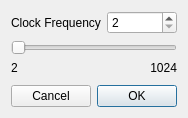
<?xml version="1.0" encoding="UTF-8"?>
<ui version="4.0">
 <class>ClockDialog</class>
 <widget class="QDialog" name="ClockDialog">
  <property name="geometry">
   <rect>
    <x>0</x>
    <y>0</y>
    <width>186</width>
    <height>118</height>
   </rect>
  </property>
  <property name="windowTitle">
   <string>Dialog</string>
  </property>
  <property name="windowIcon">
   <iconset resource="resources/toolbar/toolbar.qrc">
    <normaloff>:/toolbar/wavyIcon.png</normaloff>:/toolbar/wavyIcon.png</iconset>
  </property>
  <layout class="QGridLayout" name="gridLayout_2">
   <item row="4" column="0">
    <widget class="QLabel" name="minLabel">
     <property name="text">
      <string>2</string>
     </property>
     <property name="alignment">
      <set>Qt::AlignLeading|Qt::AlignLeft|Qt::AlignTop</set>
     </property>
    </widget>
   </item>
   <item row="0" column="0">
    <widget class="QLabel" name="titleLabel">
     <property name="text">
      <string>Clock Frequency</string>
     </property>
    </widget>
   </item>
   <item row="4" column="1">
    <widget class="QLabel" name="maxLabel">
     <property name="text">
      <string>1024</string>
     </property>
     <property name="alignment">
      <set>Qt::AlignRight|Qt::AlignTop|Qt::AlignTrailing</set>
     </property>
    </widget>
   </item>
   <item row="0" column="1">
    <widget class="QSpinBox" name="frequencySpinBox">
     <property name="alignment">
      <set>Qt::AlignLeading|Qt::AlignLeft|Qt::AlignVCenter</set>
     </property>
     <property name="minimum">
      <number>2</number>
     </property>
     <property name="maximum">
      <number>1024</number>
     </property>
     <property name="singleStep">
      <number>2</number>
     </property>
    </widget>
   </item>
   <item row="3" column="0" colspan="2">
    <widget class="QSlider" name="frequencySlider">
     <property name="minimum">
      <number>2</number>
     </property>
     <property name="maximum">
      <number>1024</number>
     </property>
     <property name="singleStep">
      <number>2</number>
     </property>
     <property name="orientation">
      <enum>Qt::Horizontal</enum>
     </property>
    </widget>
   </item>
   <item row="6" column="0" colspan="2">
    <layout class="QHBoxLayout" name="buttonHorizontalLayout">
     <item>
      <widget class="QPushButton" name="cancelPushButton">
       <property name="text">
        <string>Cancel</string>
       </property>
       <property name="autoDefault">
        <bool>false</bool>
       </property>
      </widget>
     </item>
     <item>
      <widget class="QPushButton" name="okPushButton">
       <property name="text">
        <string>OK</string>
       </property>
       <property name="default">
        <bool>true</bool>
       </property>
      </widget>
     </item>
    </layout>
   </item>
  </layout>
 </widget>
 <resources>
  <include location="resources/toolbar/toolbar.qrc"/>
 </resources>
 <connections>
  <connection>
   <sender>frequencySlider</sender>
   <signal>valueChanged(int)</signal>
   <receiver>frequencySpinBox</receiver>
   <slot>setValue(int)</slot>
   <hints>
    <hint type="sourcelabel">
     <x>334</x>
     <y>47</y>
    </hint>
    <hint type="destinationlabel">
     <x>499</x>
     <y>21</y>
    </hint>
   </hints>
  </connection>
  <connection>
   <sender>frequencySpinBox</sender>
   <signal>valueChanged(int)</signal>
   <receiver>frequencySlider</receiver>
   <slot>setValue(int)</slot>
   <hints>
    <hint type="sourcelabel">
     <x>499</x>
     <y>21</y>
    </hint>
    <hint type="destinationlabel">
     <x>334</x>
     <y>47</y>
    </hint>
   </hints>
  </connection>
 </connections>
</ui>
